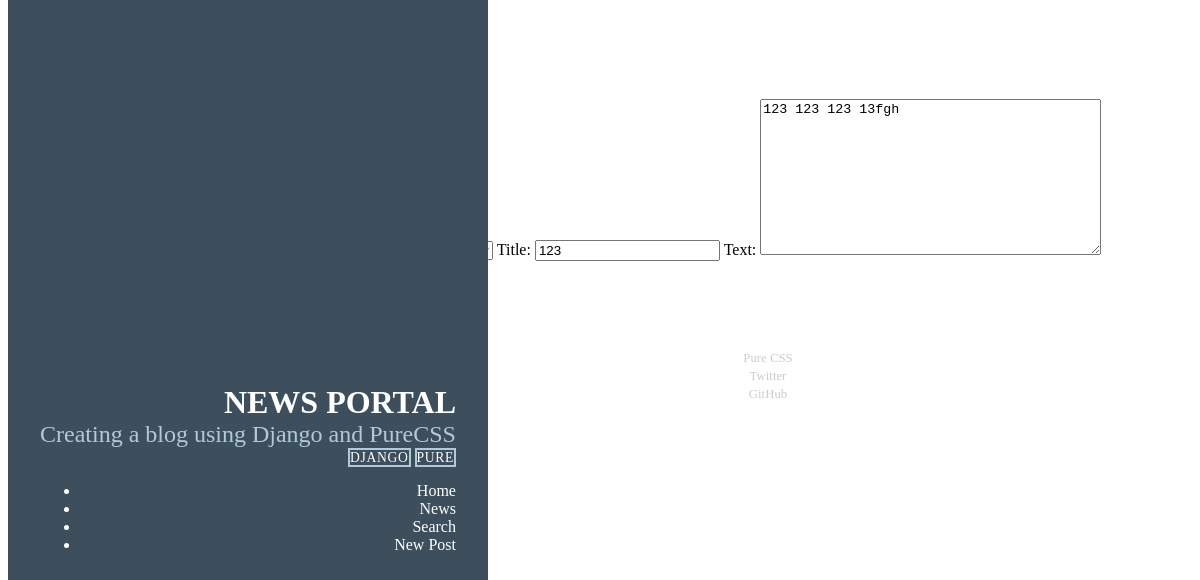
Before: /news/23/edit (signed in) with the older database file.
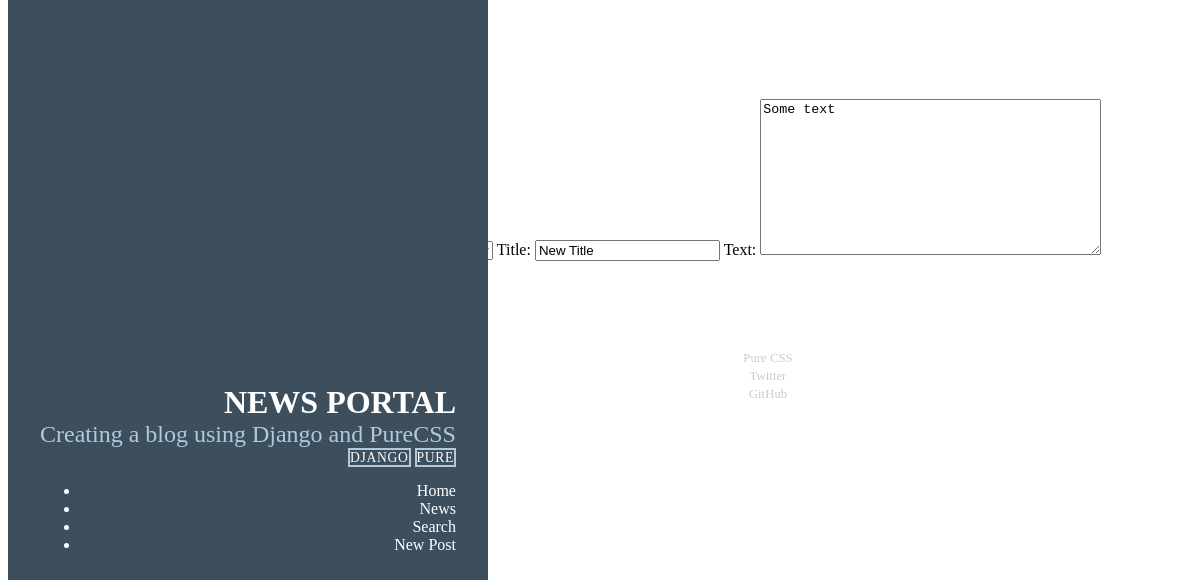
After: the same page with the newer database file.
### news/models.py (models this page shows, shortened)
class Post(models.Model):
    author = models.ForeignKey(Author, on_delete=models.CASCADE)
    NEWS = 'NWS'
    ARTICLE = 'ART'
    REVIEW = 'RVW'
    CATEGORY_CHOICES = (
        (NEWS, 'Новость'),
        (ARTICLE, 'Статья'),
        (REVIEW, 'Обзор'),
    )
    categoryType = models.CharField(
        max_length=3, choices=CATEGORY_CHOICES, default=ARTICLE)
    dateCreated = models.DateTimeField(auto_now_add=True)
    postCategory = models.ManyToManyField(Category, through='PostCategory')
    text = models.TextField(default='')
    title = models.CharField(max_length=128)
    rating = models.SmallIntegerField(default=0)

### news/views.py (the view)
# urls.py: path('<int:pk>/edit', PostUpdateView.as_view(), name='post_edit'),
class PostUpdateView(PermissionRequiredMixin, UpdateView):
    template_name = 'news/crud/post_create.html'
    form_class = PostForm
    success_url = '/news/'
    permission_required = ('news.change_post')
    def get_object(self, **kwargs):
        id = self.kwargs.get('pk')
        return Post.objects.get(pk=id)

### news/forms.py
class PostForm(ModelForm):
    class Meta:
        model = Post
        fields = [
          'categoryType',
          'title',
          'text'
          ]
        widgets = {
          'categoryType' : forms.Select(attrs={'class': 'form-control pure-input-1-2'}),
          'title' : forms.TextInput(attrs={'class': 'form-control pure-input-1-2',   'placeholder': 'Post Title'}),
          'text': forms.Textarea(attrs={'class': 'form-control pure-input-1-2'})
        }
        labels = {
                    "categoryType": "Category",
                    "title": "Title",
                    "text": "Text",
                }

### news/templates/news/crud/post_create.html (shortened to what this page needs)
{% extends 'news/layout.html' %}
{% block content %}
<h3>New Post</h3>
<form method="POST">
  {{ form }}
  <br>
  <br>
  <button class="pure-button button-success">
    Submit</button>
</form>
{% endblock content %}

### news/templates/news/layout.html (shortened to what this page needs)
{% load static %}
{% load custom_filters %}
<html lang="en">
<head>
    <link rel="stylesheet" href="https://cdnjs.cloudflare.com/ajax/libs/milligram/1.4.1/milligram.css">
  <link rel="stylesheet" href="https://unpkg.com/purecss@2.0.6/build/pure-min.css"
 />
  <link rel="stylesheet" href="https://unpkg.com/purecss@2.0.6/build/grids-responsive-min.css" />
  <link rel="stylesheet"
    href="https://cdn.jsdelivr.net/npm/@fortawesome/fontawesome-free@5.15.4/css/fontawesome.min.css">
  <link rel="stylesheet" href="https://cdn.jsdelivr.net/npm/bootstrap-icons@1.5.0/font/bootstrap-icons.css">
  <link href="{% static 'css/style.css' %}" rel="stylesheet" />
</head>
<body>
  <div class="pure-g" id="layout">
    <div class="sidebar pure-u-1 pure-u-md-1-4">
      <div class="header">
        <h1 class="brand-title">News Portal</h1>
        <h2 class="brand-tagline">Creating a blog using Django and PureCSS</h2>
        <nav class="nav">
          <ul class="nav-list">
            <li class="nav-item"><a class="pure-button" href="https://www.djangoproject.com/">Django</a></li>
            <li class="nav-item"><a class="pure-button" href="http://purecss.io">Pure</a></li>
          </ul>
          <div id="menu">
            <div class="pure-menu">
              <ul class="pure-menu-list">
                <li class="pure-menu-item">
                  <a class="pure-menu-link" href="/">Home</a>
                </li>
                <li class="pure-menu-item">
                  <a class="pure-menu-link" href="/news/">News</a>
                </li>
                <li class="pure-menu-item">
                  <a class="pure-menu-link" href="/news/search/">Search</a>
                </li>
                <li class="pure-menu-item">
                  <a class="pure-menu-link" href="/news/add/">New Post</a>
                </li>
              </ul>
            </div>
          </div>
        </nav>
      </div>
    </div>
    <div class="content pure-u-1 pure-u-md-3-4">
      <div>
        <div class="posts">
          {% block content %} {{ flatpage.content }} {% endblock content%}
        </div>
        <div class="footer">
          <div class="pure-menu pure-menu-horizontal">
            <ul>
              <li class="pure-menu-item"><a class="pure-menu-link" href="http://purecss.io/">Pure CSS</a></li>
              <li class="pure-menu-item"><a class="pure-menu-link" href="http://twitter.com/">Twitter</a></li>
              <li class="pure-menu-item"><a class="pure-menu-link" href="http://github.com/skripkalisa">GitHub</a></li>
            </ul>
          </div>
        </div>
      </div>
    </div>
</body>
</html>

### static/css/style.css (style rules this page uses)
* { -webkit-box-sizing: border-box; -moz-box-sizing: border-box; box-sizing: border-box; }
a { text-decoration: none; color: rgb(61, 146, 201); }
h3 { font-weight: 100; }
.button-primary, .button-success, .button-error, .button-warning, .button-secondary { color: rgb(234, 245, 253); border-radius: .25rem; text-shadow: 0 0 1px rgba(0, 0, 0, 0.2); }
.button-success { background: rgb(28, 184, 65); }
#layout { padding: 0; }
.header { text-align: center; top: auto; margin: 3em auto; }
.sidebar { background: rgb(61, 79, 93); color: #fff; }
.brand-title, .brand-tagline { margin: 0; }
.brand-title { text-transform: uppercase; }
.brand-tagline { font-weight: 300; color: rgb(176, 202, 219); }
.nav-list { margin: 0; padding: 0; list-style: none; }
.nav-item { display: inline-block; *display: inline; zoom: 1; }
.nav-item a { background: transparent; border: 2px solid rgb(176, 202, 219); color: #fff; margin-top: 1em; letter-spacing: 0.05em; text-transform: uppercase; font-size: 85%; }
.pure-menu-item { padding: 0; margin: 0; height: auto; }
.pure-menu-item a { color: #fff; }
.content { padding: 2em 1em 0; }
.footer { padding: 1em 0; }
.footer a { color: #ccc; font-size: 80%; }
@media (min-width: 48em) { .content { padding: 2em 3em 0; margin-left: 25%; } }
@media (min-width: 48em) { .header { margin: 80% 2em 0; text-align: right; } }
@media (min-width: 48em) { .sidebar { position: fixed; top: 0; bottom: 0; } }
@media (min-width: 48em) { .footer { text-align: center; } }

Changed rows visible on the page:
changed Post: title "123" → "New Title"; text "123 123 123 13fgh" → "Some text"
